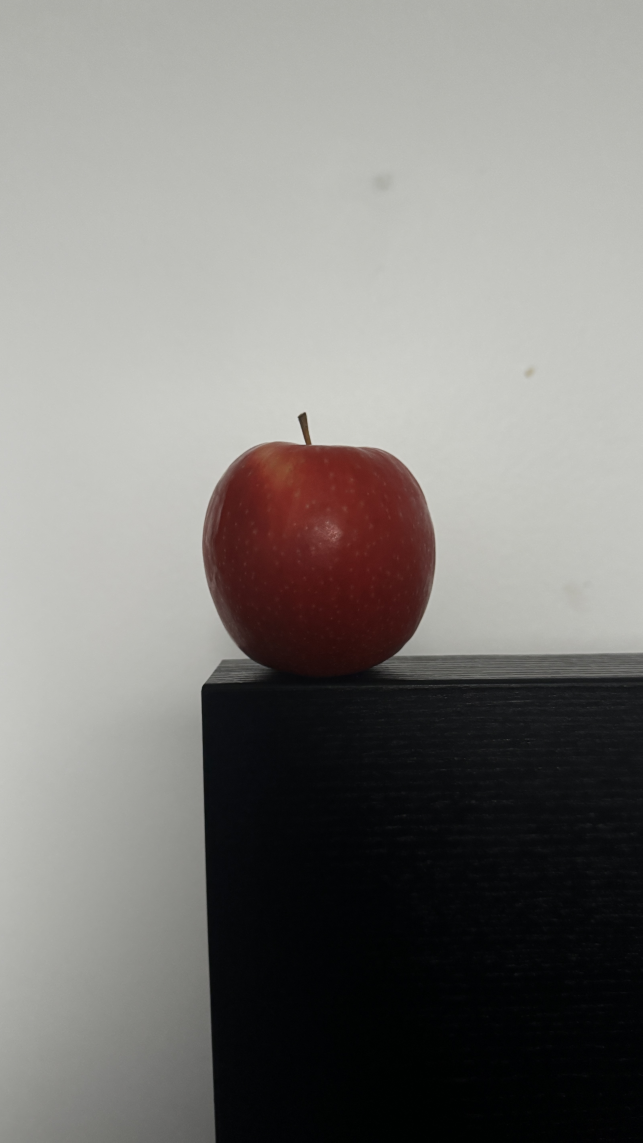
#> input picture test_images/Apple/NaturalLight.JPEG, 3213 x 5712 px, given in place of car_1.png, which was not available (shown at 1/5 size)
$ jupyter execute --allow-errors examples.ipynb   (older library calls are emulated)   (text cells are left out)
#> lines starting #> are read from the running program, lines starting #| are printed output that depends on the picture; pictures that were not available may be replaced by others from this repository, and a replacement may not be noted
### scripts/LabExamples/colour_comp.py
import cv2
import numpy as np
import matplotlib.pyplot as plt
import matplotlib.patches as mpatches
import os
from skimage import io
from skimage.color import rgb2lab,deltaE_ciede94,deltaE_cie76,deltaE_ciede2000,deltaE_cmc

class HistColour:
    # [9 lines left out: function __init__, not called in this run]

class HistColourPercentage:
    def __init__ (self,image_path):
        image = cv2.imread(image_path)

        image = cv2.cvtColor(image, cv2.COLOR_BGR2HSV)

        # Calculate the total number of pixels
        total_pixels = image.shape[0] * image.shape[1]

        hue_value = cv2.calcHist([image],[0], None, [255], [0,255])
        sat_value = cv2.calcHist([image],[1], None, [255], [0,255])
        val_value = cv2.calcHist([image],[2], None, [255], [0,255])


        #calculating histograms for each channel
        self.hue = (hue_value/total_pixels) * 100
        self.sat = (sat_value/total_pixels) * 100
        self.value = (val_value/total_pixels) * 100


# Distance hue
def get_distance(image1Name, image2Name):
    hist1 = HistColourPercentage(image1Name)
    hist2 = HistColourPercentage(image2Name)

    #Difference between all the hue points
    hue = np.subtract(hist1.hue, hist2.hue)

    distances = hue

    # Feature Scalling
    scaled_distance = (np.average(distances) - np.min(distances)) / (np.max(distances) - np.min(distances))

    return scaled_distance


def get_distance_all(image1Name, image2Name):
    hist1 = HistColourPercentage(image1Name)
    hist2 = HistColourPercentage(image2Name)

    #Difference between all the hue points
    hue = np.subtract(hist1.hue, hist2.hue)
    sat = np.subtract(hist1.sat, hist2.sat)
    val = np.subtract(hist1.value, hist2.value)

    distances = hue + sat + val

    # Feature Scalling
    scaled_distance = (np.average(distances) - np.min(distances)) / (np.max(distances) - np.min(distances))

    return scaled_distance


# Distance hue
# [13 lines left out: function get_distance_no_norm, not called in this run]


def hist_color_intersect(image1Name, image2Name):
    img1 = cv2.imread(image1Name)
    img2 = cv2.imread(image2Name)
    # Convert images to HSV color space
    image1_hsv = cv2.cvtColor(img1, cv2.COLOR_BGR2HSV)
    image2_hsv = cv2.cvtColor(img2, cv2.COLOR_BGR2HSV)

    # Calculate histograms
    hist1 = cv2.calcHist([image1_hsv],[0], None, [255], [0,255])
    hist2 = cv2.calcHist([image2_hsv],[0], None, [255], [0,255])

    # Normalize histograms
    cv2.normalize(hist1, hist1, 0, 1, cv2.NORM_MINMAX)
    cv2.normalize(hist2, hist2, 0, 1, cv2.NORM_MINMAX)

    # Compute histogram intersection
    intersection = cv2.compareHist(hist1, hist2, cv2.HISTCMP_INTERSECT)

    # Normalize the intersection by dividing it by the sum of all bins in the smaller histogram
    smaller_hist_sum = min(sum(hist1), sum(hist2))
    normalized_intersection = intersection / smaller_hist_sum if smaller_hist_sum > 0 else 0

    return normalized_intersection


# [22 lines left out: function lab_space_comp, not called in this run]

def lab_space_comp_percentage(img1Name,img2Name):
    lab_data = []
    #Read images
    img1 = rgb2lab(io.imread(img1Name))
    img2 = rgb2lab(io.imread(img2Name))

    #Resize images if they arent equal
    if img1.shape != img2.shape:
        img2 = cv2.resize(rgb2lab(io.imread(img2Name)), (img1.shape[:2][1],img1.shape[:2][0]))

    #Normailse the images
    img1 = cv2.normalize(img1, None, alpha=0, beta=1, norm_type=cv2.NORM_MINMAX, dtype=cv2.CV_32F)
    img2 = cv2.normalize(img2, None, alpha=0, beta=1, norm_type=cv2.NORM_MINMAX, dtype=cv2.CV_32F)

    #Choose function based on label
    # 1: Car
    if img1Name.split('_')[0] == "car" and img2Name.split('_')[0] == "car":
        lab_data = deltaE_ciede2000(img1,img2)
    # 2: Person
    elif img1Name.split('_')[0] == "person" and img2Name.split('_')[0] == "person":
        lab_data = deltaE_cmc(img1,img2,kL=2,kC=1)
    # 3: Default
    else:
        lab_data = deltaE_cie76(img1,img2)

    return np.average(lab_data)


# [26 lines left out: functions img_2_img, img_2_all, not called in this run]


# [37 lines of commented-out code are left out]

### scripts/LabExamples/notebooks/examples.ipynb
[cell 1]
import cv2

[cell 2]
carExampleImagePath =  "car_1.png"

carExampleImage=cv2.imread(carExampleImagePath)
#> carExampleImage is the input picture: shape (5712, 3213, 3); mean B, G, R 122.3, 125.4, 127.5

carExampleImage = cv2.cvtColor(carExampleImage, cv2.COLOR_BGR2HSV)
#> carExampleImage: shape (5712, 3213, 3); mean H, S, V 51.7, 43.2, 128.9

cv2.namedWindow('Lab Image', cv2.WINDOW_NORMAL)

cv2.resizeWindow('Lab Image', 600, 400)

cv2.imshow('Lab Image', carExampleImage)

cv2.waitKey(0)
cv2.destroyAllWindows()

[cell 3]
import numpy as np
import matplotlib.pyplot as plt

[cell 4]
def histogram(image,per,hue,sat,val):
#> called with per = False, hue = True, sat = False, val = False
    total_pixels = image.shape[0] * image.shape[1]
#> total_pixels = 18352656

    hue_histo = cv2.calcHist([image],[0], None, [255], [0,179])
#> hue_histo = 255 values, max 9602644 at index 51, min 0 at index 3, mean 71968.8
    sat_histo = cv2.calcHist([image],[1], None, [255], [0,255])
#> sat_histo = 255 values, max 6124554 at index 7, min 0 at index 1, mean 70597.9
    val_histo = cv2.calcHist([image],[2], None, [255], [0,255])
#> val_histo = 255 values, max 570007 at index 198, min 0 at index 222, mean 71971.2


    if per == True:
        hue_histo = (hue_histo/total_pixels) * 100
        sat_histo = (sat_histo/total_pixels) * 100
        val_histo = (val_histo/total_pixels) * 100


    if hue == True:
        plt.subplot(131)
        plt.figure(figsize=[20,10])
        plt.plot(hue_histo, color='purple')
        plt.ylabel("Pixel Count(px)" if not per else "Percentage of Pixels(%)")
        plt.xlabel("Intensity Level")
        plt.xlim(0,179)
        plt.xticks(np.arange(0, 179, step=5))
        # plt.xlim(0,2)


    if sat == True:
        plt.subplot(132)
        plt.figure(figsize=[20,20])
        plt.plot(sat_histo, color='cyan')
        plt.ylabel("Pixel Count(px)" if not per else "Percentage of Pixels(%)")
        plt.xlabel("Intensity Level")

    if val == True:
        plt.subplot(133)
        plt.figure(figsize=[40,20])
        plt.plot(val_histo, color='yellow')
        plt.ylabel("Pixel Count(px)" if not per else "Percentage of Pixels(%)")
        plt.xlabel("Intensity Level")

[cell 5]
import colour_comp as cp

[cell 6]
# [8 lines of commented-out code are left out]

[cell 7]
# [8 lines of commented-out code are left out]


car1ExampleImagePath =  "car_1.png"

car1ExampleImage=cv2.imread(car1ExampleImagePath)

car1ExampleImage = cv2.cvtColor(car1ExampleImage, cv2.COLOR_BGR2HSV)

histogram(car1ExampleImage,per=False,hue=True,sat=False,val=False)
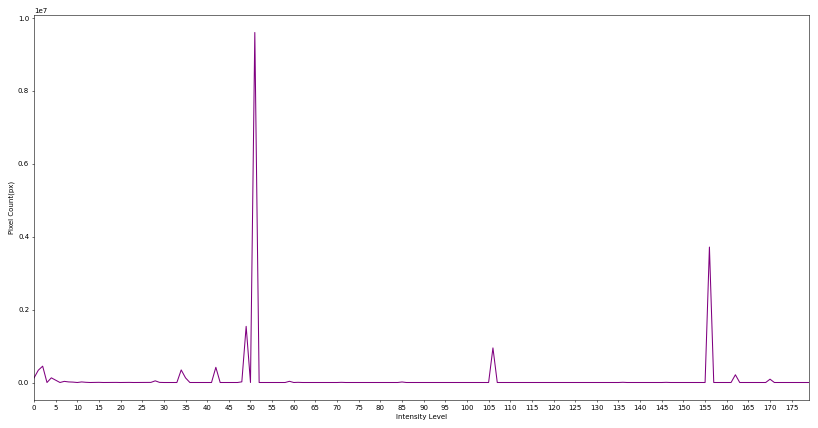
#> figure drawn by matplotlib, 1 panel; curve peaks at x = 51, y = 9602644

[cell 8]
histogram(car1ExampleImage,per=True,hue=True,sat=False,val=False)
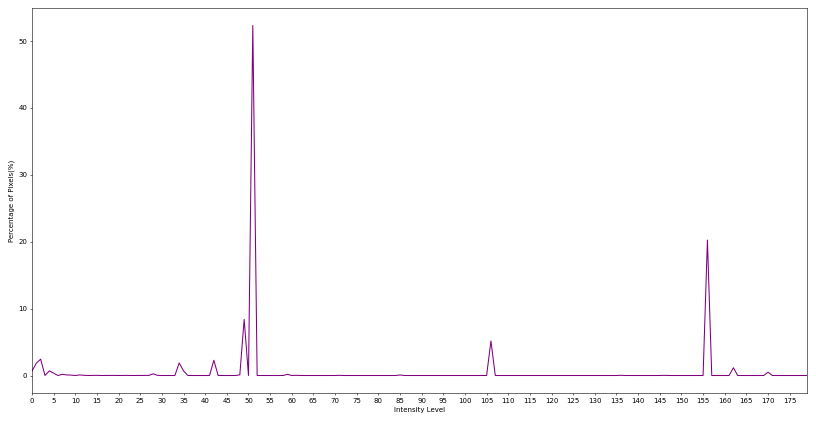
#> figure drawn by matplotlib, 1 panel; curve peaks at x = 51, y = 52.32

[cell 9]
car2ExampleImagePath =  "car_4.png"

car2ExampleImage=cv2.imread(car2ExampleImagePath)
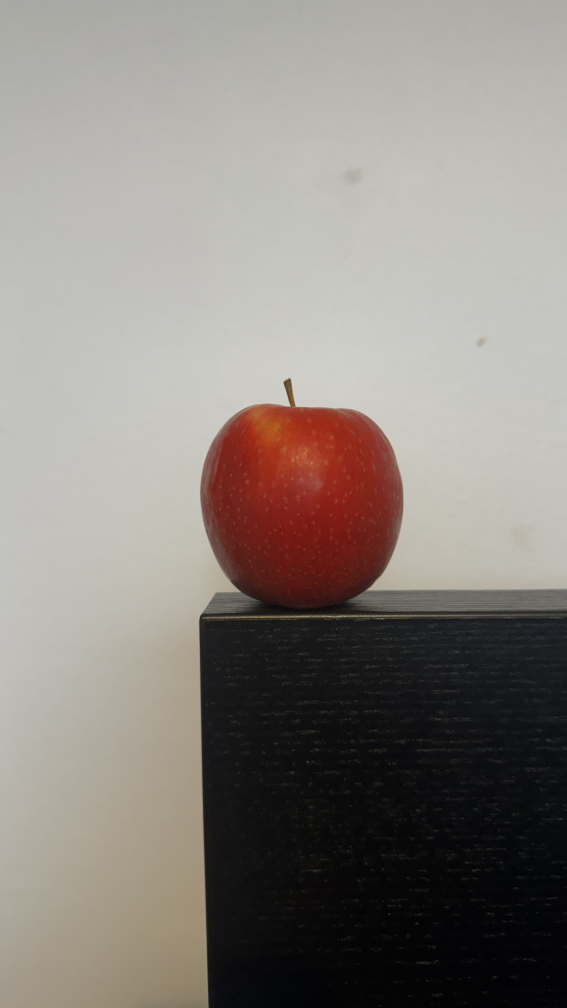
#> input picture test_images/Apple/WarmWhiteLight.JPEG, 2268 x 4032 px, given in place of car_4.png, which was not available (shown at 1/4 size)
#> car2ExampleImage is the input picture: shape (4032, 2268, 3); mean B, G, R 127.2, 132.9, 139

car2ExampleImage = cv2.cvtColor(car2ExampleImage, cv2.COLOR_BGR2HSV)
#> car2ExampleImage: shape (4032, 2268, 3); mean H, S, V 33.4, 29, 139.5

histogram(car2ExampleImage,per=False,hue=True,sat=False,val=False)
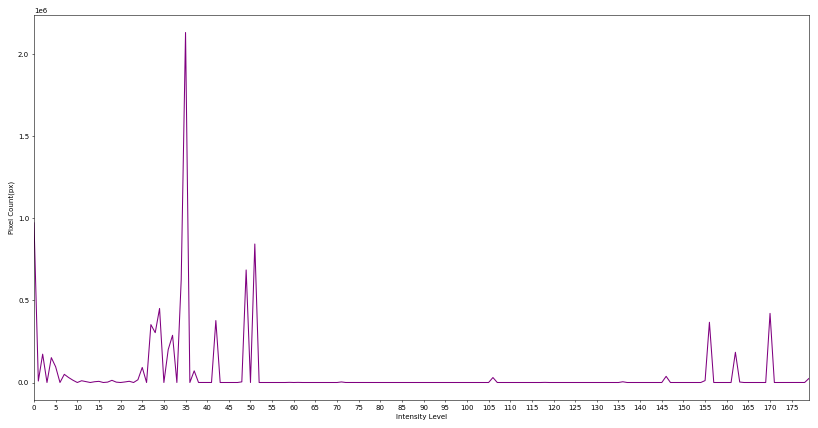
#> figure drawn by matplotlib, 1 panel; curve peaks at x = 35, y = 2133658

[cell 10]
histogram(car2ExampleImage,per=True,hue=True,sat=False,val=False)
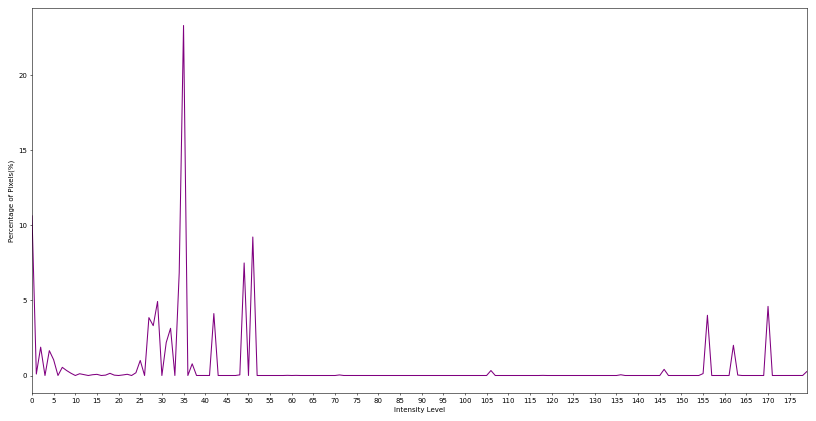
#> figure drawn by matplotlib, 1 panel; curve peaks at x = 35, y = 23.33

[cell 11]
greenExampleImagePath =  "Green.png"

greenExampleImage=cv2.imread(greenExampleImagePath)

greenExampleImage = cv2.cvtColor(greenExampleImage, cv2.COLOR_BGR2HSV)

histogram(greenExampleImage,per=False,hue=True,sat=False,val=False)

#> (a cell that did not finish here is left out)

#> in hist_color_intersect, `hist1 = cv2.calcHist([image1_hsv],[0], None, [255], [0,255])`: hist1 = 255 values, max 9602644 at index 36, min 0 at index 27, mean 71971.2
#> in hist_color_intersect, `hist2 = cv2.calcHist([image2_hsv],[0], None, [255], [0,255])`: hist2 = 255 values, max 2133658 at index 25, min 0 at index 31, mean 35861.1
#> in hist_color_intersect, `intersection = cv2.compareHist(hist1, hist2, cv2.HISTCMP_INTERSECT)`: intersection = 0.972
#> in hist_color_intersect, `smaller_hist_sum = min(sum(hist1), sum(hist2))`: smaller_hist_sum = [1.91]
#> in hist_color_intersect, `normalized_intersection = intersection / smaller_hist_sum if smaller_h..`: normalized_intersection = [0.508]
histo2 = cp.hist_color_intersect(car1ExampleImagePath,car2ExampleImagePath)[2]

plt.subplot(131)
plt.figure(figsize=[20,10])
plt.plot(histo1, color='purple')
plt.ylabel("Normailsed Pixel Count(px)")
plt.xlabel("Intensity Level")
plt.xlim(0,179)
plt.xticks(np.arange(0, 179, step=5))
# plt.xlim(0,2)

[cell 13]
plt.subplot(131)
plt.figure(figsize=[20,10])
#> (the rest of this cell did not finish here and is left out)

[cell 14]
appleLight = "CoolWhiteLight.JPEG"
appleNoLight = "Shadow.JPEG"

[cell 15]
print(cp.get_distance(appleNoLight,appleLight))
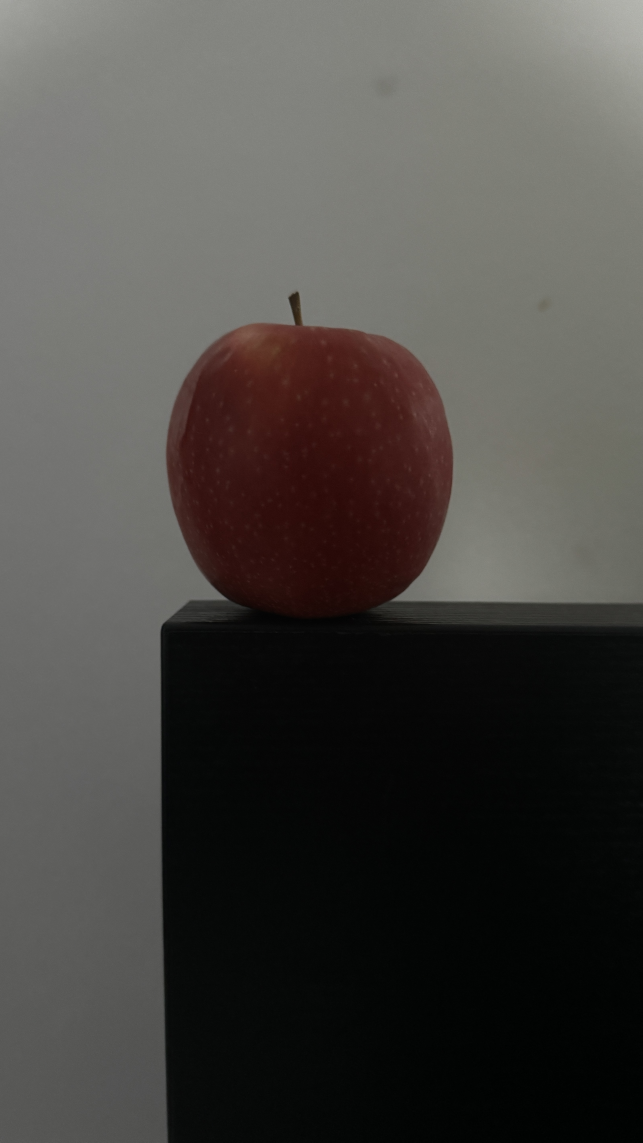
#> input picture test_images/Apple/Shadow.JPEG, 3213 x 5712 px, found by its file name (shown at 1/5 size)
#> in __init__, image is the input picture: shape (5712, 3213, 3); mean B, G, R 67.8, 71.2, 73.6
#> in __init__, `image = cv2.cvtColor(image, cv2.COLOR_BGR2HSV)`: image: shape (5712, 3213, 3); mean H, S, V 38.1, 44.8, 74.5
#> in __init__, `hue_value = cv2.calcHist([image],[0], None, [255], [0,255])`: hue_value = 255 values, max 4747503 at index 75, min 0 at index 27, mean 71971.2
#> in __init__, `sat_value = cv2.calcHist([image],[1], None, [255], [0,255])`: sat_value = 255 values, max 2018585 at index 10, min 0 at index 1, mean 71742.5
#> in __init__, `val_value = cv2.calcHist([image],[2], None, [255], [0,255])`: val_value = 255 values, max 1057194 at index 6, min 0 at index 189, mean 71971.2
#> in __init__, `self.hue = (hue_value/total_pixels) * 100`: self.hue = 255 values, max 25.87 at index 75, min 0 at index 27, mean 0.392
#> in __init__, `self.sat = (sat_value/total_pixels) * 100`: self.sat = 255 values, max 11 at index 10, min 0 at index 1, mean 0.391
#> in __init__, `self.value = (val_value/total_pixels) * 100`: self.value = 255 values, max 5.76 at index 6, min 0 at index 189, mean 0.392
#> call 2 of __init__, with image_path = 'CoolWhiteLight.JPEG'
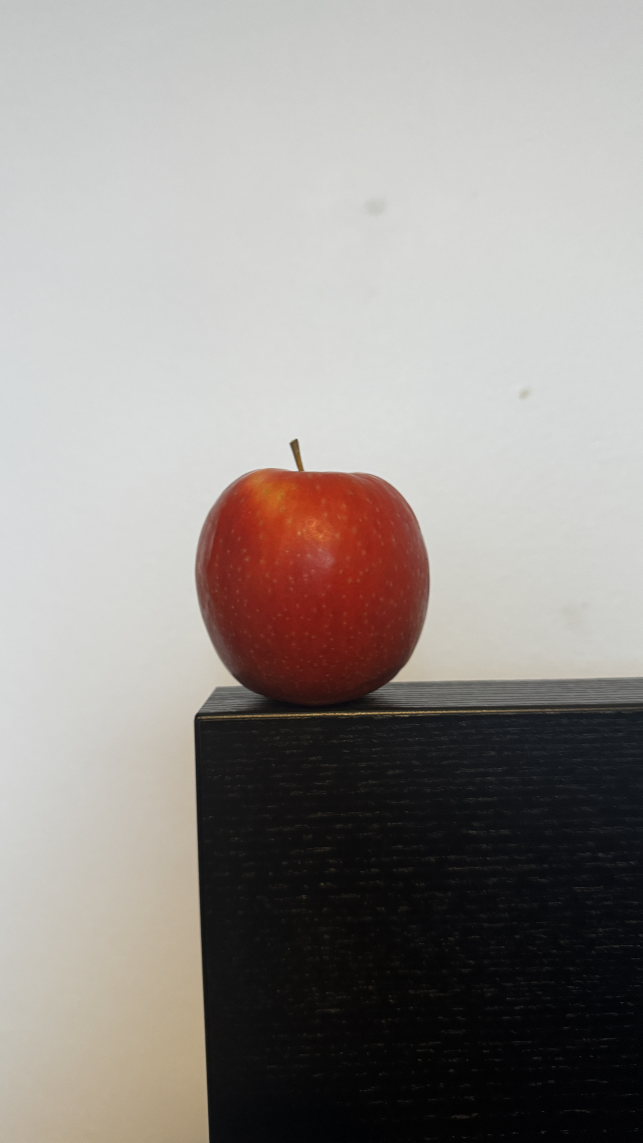
#> input picture test_images/Apple/CoolWhiteLight.JPEG, 3213 x 5712 px, found by its file name (shown at 1/5 size)
#> in __init__, image is the input picture: shape (5712, 3213, 3); mean B, G, R 141.9, 145.4, 151
#> in __init__ (call 2), `image = cv2.cvtColor(image, cv2.COLOR_BGR2HSV)`: image: shape (5712, 3213, 3); mean H, S, V 44.2, 27, 152
#> in __init__ (call 2), `hue_value = cv2.calcHist([image],[0], None, [255], [0,255])`: hue_value = 255 values, max 3576172 at index 30, min 0 at index 31, mean 71971.2
#> in __init__ (call 2), `sat_value = cv2.calcHist([image],[1], None, [255], [0,255])`: sat_value = 255 values, max 5305689 at index 2, min 0 at index 1, mean 71954.2
#> in __init__ (call 2), `val_value = cv2.calcHist([image],[2], None, [255], [0,255])`: val_value = 255 values, max 788190 at index 216, min 0 at index 248, mean 71971.2
#> in __init__ (call 2), `self.hue = (hue_value/total_pixels) * 100`: self.hue = 255 values, max 19.49 at index 30, min 0 at index 31, mean 0.392
#> in __init__ (call 2), `self.sat = (sat_value/total_pixels) * 100`: self.sat = 255 values, max 28.91 at index 2, min 0 at index 1, mean 0.392
#> in __init__ (call 2), `self.value = (val_value/total_pixels) * 100`: self.value = 255 values, max 4.29 at index 216, min 0 at index 248, mean 0.392
#> in get_distance, `hue = np.subtract(hist1.hue, hist2.hue)`: hue = 255 values, max 11.31 at index 36, min -8.06 at index 0, mean 3.83e-17
#> in get_distance, `distances = hue`: distances has the same summary as hue
#> in get_distance, `scaled_distance = (np.average(distances) - np.min(distances)) / (np.ma..`: scaled_distance = 0.416

[cell 16]
print(cp.get_distance_all(appleNoLight,appleLight))
#> in get_distance_all, `sat = np.subtract(hist1.sat, hist2.sat)`: sat = 255 values, max 9.96 at index 10, min -28.91 at index 2, mean -0.00115
#> in get_distance_all, `val = np.subtract(hist1.value, hist2.value)`: val = 255 values, max 4.58 at index 6, min -4.29 at index 216, mean 0
#> in get_distance_all, `distances = hue + sat + val`: distances = 255 values, max 11.48 at index 5, min -25.55 at index 2, mean -0.00115
#> in get_distance_all, `scaled_distance = (np.average(distances) - np.min(distances)) / (np.ma..`: scaled_distance = 0.69

[cell 17]
print(cp.hist_color_intersect(appleNoLight,appleLight))

[cell 18]
print(cp.hist_color_intersect(appleNoLight,appleLight))

[cell 19]
redImgPath = "Red.png"
blueImgPath = "Blue.png"
greenImgPath = "Green.png"
whiteImgPath = "White.png"
blackImgPath = "Black.png"

#> (the rest of this cell did not finish here and is left out)

#> in lab_space_comp_percentage, `img1 = rgb2lab(io.imread(img1Name))`: img1: shape (5712, 3213, 3) float64; mean of channels 0, 1, 2 50.9, 0.5, 2.2
#> in lab_space_comp_percentage, `img2 = rgb2lab(io.imread(img2Name))`: img2: shape (4032, 2268, 3) float64; mean of channels 0, 1, 2 54.4, 1.6, 4.3
#> in lab_space_comp_percentage, `img2 = cv2.resize(rgb2lab(io.imread(img2Name)), (img1.shape[:2][1],img..`: img2: shape (5712, 3213, 3) float64; mean of channels 0, 1, 2 54.4, 1.6, 4.3
#> in lab_space_comp_percentage, `img1 = cv2.normalize(img1, None, alpha=0, beta=1, norm_type=cv2.NORM_M..`: img1: shape (5712, 3213, 3) float32; mean of channels 0, 1, 2 0.637, 0.051, 0.0619
#> in lab_space_comp_percentage, `img2 = cv2.normalize(img2, None, alpha=0, beta=1, norm_type=cv2.NORM_M..`: img2: shape (5712, 3213, 3) float32; mean of channels 0, 1, 2 0.68, 0.103, 0.118

[cell 20]
person1ImgPath = "person_1.png"
person2ImgPath = "person_2.png"

#> (the rest of this cell did not finish here and is left out)
